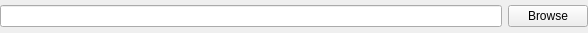
<?xml version="1.0" encoding="UTF-8"?>
<ui version="4.0">
 <class>FileNameEditWithBrowse</class>
 <widget class="QWidget" name="FileNameEditWithBrowse">
  <property name="geometry">
   <rect>
    <x>0</x>
    <y>0</y>
    <width>588</width>
    <height>33</height>
   </rect>
  </property>
  <layout class="QHBoxLayout" name="horizontalLayout">
   <property name="leftMargin">
    <number>0</number>
   </property>
   <property name="topMargin">
    <number>0</number>
   </property>
   <property name="rightMargin">
    <number>0</number>
   </property>
   <property name="bottomMargin">
    <number>0</number>
   </property>
   <item>
    <widget class="QLineEdit" name="fileNameEdit"/>
   </item>
   <item>
    <widget class="QPushButton" name="browseButton">
     <property name="styleSheet">
      <string notr="true"/>
     </property>
     <property name="text">
      <string>Browse</string>
     </property>
     <property name="flat">
      <bool>false</bool>
     </property>
    </widget>
   </item>
  </layout>
 </widget>
 <resources/>
 <connections/>
</ui>
